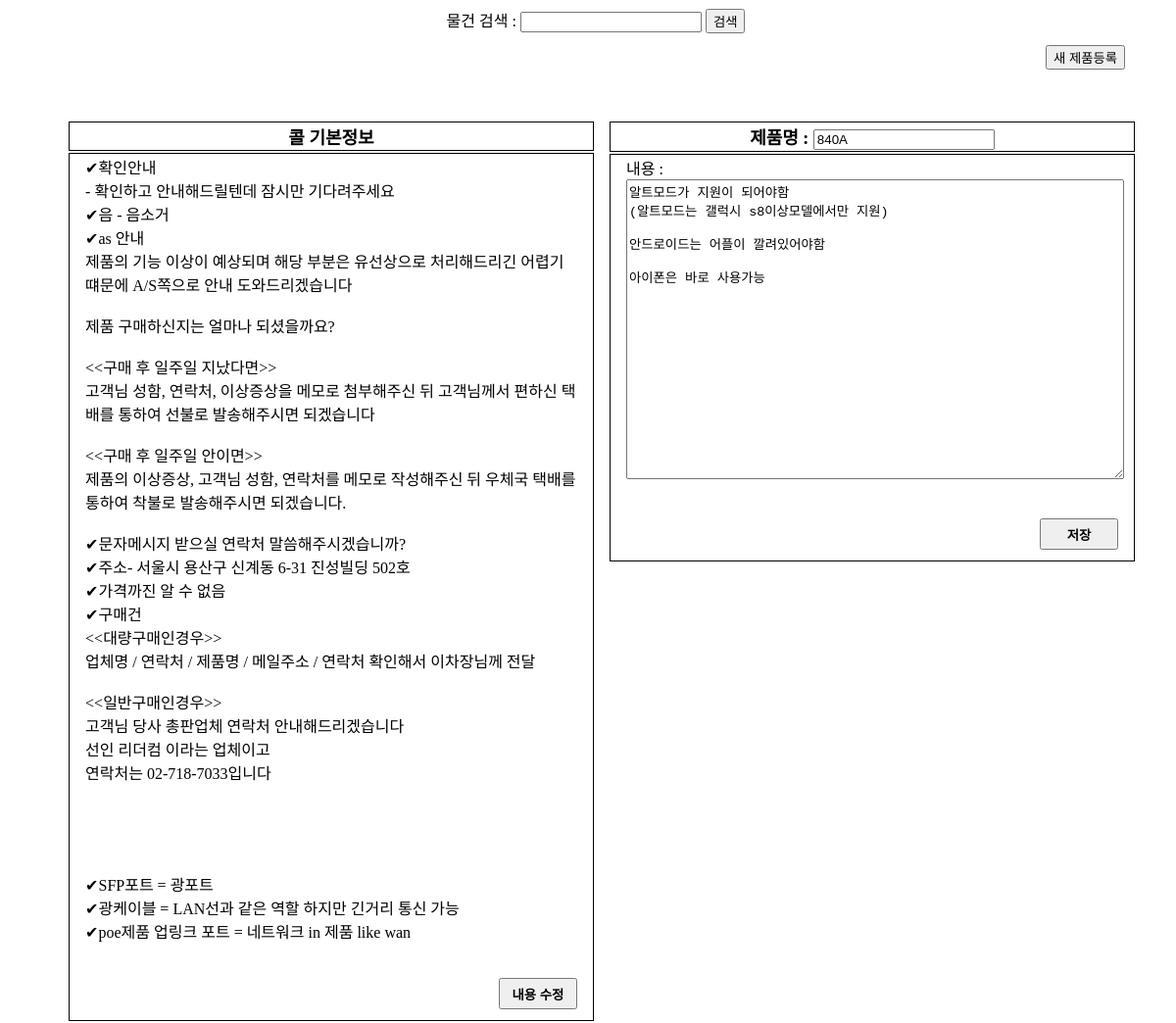
Screenshot of /mdinfo/840A with the database file from the repository.
### searchcall/models.py (models this page shows)
class Calloj(models.Model):
    mdname = models.CharField(max_length=64,
                              verbose_name="제품명")
    mdinfo = models.TextField(
        verbose_name="제품정보")

### searchcall/views.py (the view)
# urls.py: path('mdinfo/<str:mdname>', views.mdinfo),
def mdinfo(request, mdname):
    callmd = Calloj.objects.get(mdname=mdname)
    message = request.GET.get('message')
    callinfo = Calloj.objects.get(mdname='콜 기본정보')
    if request.method == 'POST':
        callmd.mdname = request.POST['mdmd']
        callmd.mdinfo = request.POST['ifif']
        callmd.save()
        return render(request, 'detail.html', {'callinfo': callinfo, 'callmd': callmd})
    if message:
        mdmd = Calloj.objects.filter(mdname__icontains=message)
        return render(request, 'home.html', {'callinfo': callinfo, 'mdmd': mdmd})
    return render(request, 'mdinfo.html', {'callinfo': callinfo, 'callmd': callmd})

### searchcall/templates/mdinfo.html (shortened to what this page needs)
<!DOCTYPE html>
<html>
<head>
</head>
<body>
    <form align="center" action="./{{ callmd.mdname }}" method="get" style="margin-bottom: 1%;">
        물건 검색 :
        <input type="text" name="message">
        <input type="submit" value="검색">
    </form>
    <input type="button" value="새 제품등록" onclick="location.href='/newmd'" style="float: right; margin-right: 5%;">
    <div class="acacac">
    </div>
    <div class="fs">
        <table>
            <tr>
                <td class="qwe">{{ callinfo.mdname }}</td>
            </tr>
            <tr>
                <td>{{ callinfo.mdinfo | linebreaksbr }}<br><br><br>
                    <div class="acac">
                        <input type="button" onclick="location.href='/info/'" value="내용 수정" style="width: 5rem; height: 2rem; font-weight: bolder;">
                    </div>
                </td>
            </tr>
        </table>
    </div>
    <div class="sc">
        <form action="./{{ callmd.mdname }}" method="POST">
            <table>
                <tr>
                    <td class="qwe">제품명 : <input type="text" name="mdmd" value= "{{ callmd.mdname }}"></td>
                </tr>
                <tr>
                    <td>내용 : <textarea name="ifif" style="width: 100%; height: 300px;">{{ callmd.mdinfo }}</textarea><br><br><br>
                        <div class="acac">
                            <input type="submit"  value="저장" style="width: 5rem; height: 2rem; font-weight: bolder;">
                        </div>
                    </td>
                </tr>
            </table>
        </form>
    </div>
</body>
</html>

### searchcall/templates/mdinfo.html (style rules this page uses)
html,body { width: 100%; height: 100%; }
div { text-align: center; float: left; height: 90%; }
div.fs { margin-left: 5%; width: 45%; }
div.sc { margin-left: 1%; width: 45%; }
td { border: 1px solid black; text-align: left; padding-left: 3%; padding-right: 3%; }
table { margin-left: auto; margin-right: auto; width: 100%; }
td.qwe { font-size: large; font-weight: bolder; text-align: center; }
div.acac { display: block; text-align: center; float: right; margin-bottom: 2%; }
div.acacac { display: block; text-align: center; float: unset; height: 2%; margin-top: 2%; margin-bottom: 4%; }

### rows the page displays
Calloj: mdname "콜 기본정보", mdinfo "✔확인안내 - 확인하고 안내해드릴텐데 잠시만 기다려주세요 ✔음 - 음소거 ✔as 안내 제품의 기능 이상이 예상되며 해당 부분은 유선상으로 처리해드리긴 어렵기떄문에 A/S쪽으로 안내 도와드리겠습니다 제품 구매하신지는 얼마나 되셨을까요? <<구매 후 일주일 지났다면>> 고객님 성함, 연락처, 이상증상을 메모로 첨부해주신 뒤 고객님께서 편하신 택배를 통하여 선불로 발송해주시면 되겠습니다 <<구매 후 일주일 안이면>> 제품의 이상증상, 고객님 성함, 연락처를 메모로 작성해주신 뒤 우체국 택배를 통하여 착불로 발송해주시면 되겠습니다. ✔문자메시지 받으실 연락처 말씀해주시겠습니까? ✔주소- 서울시 용산구 신계동 6-31 진성빌딩 502호 ✔가격까진 알 수 없음 ✔구매건 <<대량구매인경우>> 업체명 / 연락처 / 제품명 / 메일주소 / 연락처 확인해서 이차장님께 전달 <<일반구매인경우>> 고객님 당사 총판업체 연락처 안내해드리겠습니다 선인 리더컴 이라는 업체이고 연락처는 02-718-7033입니다 ✔SFP포트 = 광포트 ✔광케이블 = LAN선과 같은 역할 하지만 긴거리 통신 가능 ✔poe제품 업링크 포트 = 네트워크 in 제품 like wan"
Calloj: mdmd "840A", ifif "알트모드가 지원이 되어야함 (알트모드는 갤럭시 s8이상모델에서만 지원) 안드로이드는 어플이 깔려있어야함 아이폰은 바로 사용가능"
